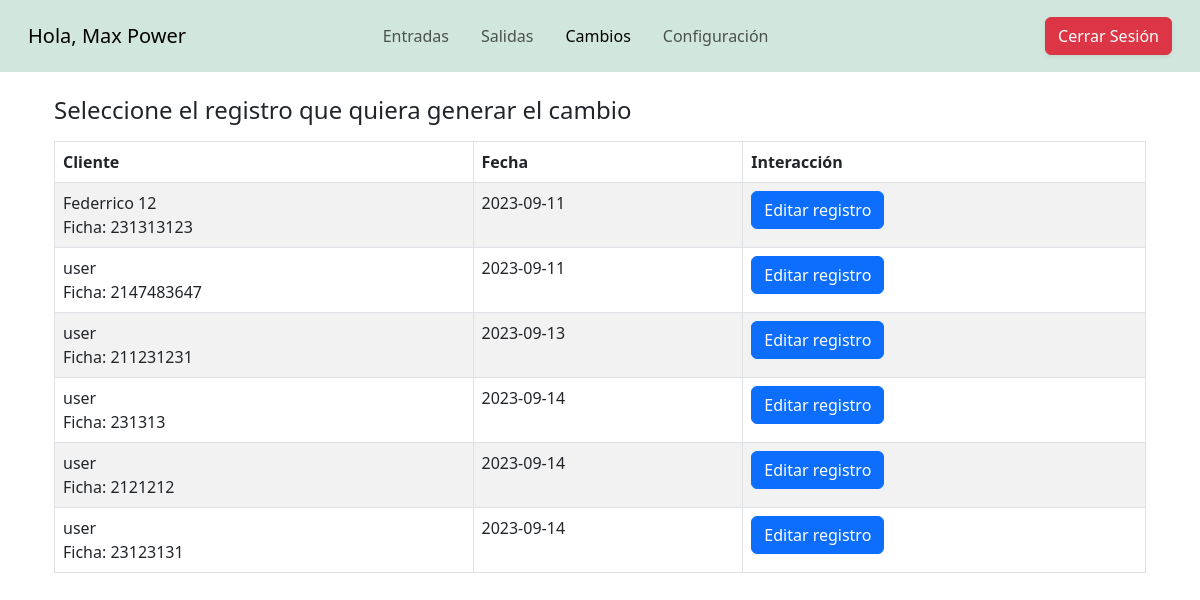
The app's page /views/cambios.php (signed in) with its own data.
### tables this page shows
CREATE TABLE `movimiento` (
  `id` int(11) NOT NULL,
  `tipo_movimiento` enum('salida','entrada') NOT NULL,
  `tomador` int(50) NOT NULL,
  `elemento` int(11) NOT NULL,
  `ficha` int(11) NOT NULL,
  `cantidad` int(11) NOT NULL,
  `observacion` text NOT NULL,
  `fecha` date NOT NULL DEFAULT current_timestamp()
);

CREATE TABLE `usuarios` (
  `id` int(50) NOT NULL,
  `user` varchar(50) NOT NULL,
  `telefono` varchar(15) NOT NULL,
  `password` varchar(32) NOT NULL,
  `email` varchar(50) NOT NULL,
  `rol` varchar(10) NOT NULL
);

### views/cambios.php (the view, shortened to what this page needs)
<?php session_start();
include("../controllers/dbConection.php"); ?>
<!DOCTYPE html>
<html lang="es">
<head>
  <link rel="stylesheet" href="../csss/bootstrap/css/bootstrap.min.css" />
  <link rel="stylesheet" href="../csss/DataTables/Responsive-2.5.0/css/responsive.dataTables.min.css">
  <link href="../csss/DataTables/datatables.min.css" rel="stylesheet">
  <link rel="stylesheet" href="../csss/generalStyles.css">
</head>
<body>
  <nav class="navbar navbar-expand-lg navbar-light bg-success-subtle p-3">
    <div class="container-fluid">
      <a class="navbar-brand" href="#">
        <?php
        echo "Hola, ";
        echo $_SESSION["nombre"];
        ?>
      </a>
      <div class=" collapse navbar-collapse" id="navbarNavDropdown">
        <ul class="navbar-nav ms-auto ">
          <li class="nav-item">
            <a class="nav-link mx-2" href="entradas.php">Entradas</a>
          </li>
          <li class="nav-item">
            <a class="nav-link mx-2" href="salidas.php">Salidas</a>
          </li>
          <li class="nav-item">
            <a class="nav-link mx-2 active" aria-current="page" href="#">Cambios</a>
          </li>
          <li class="nav-item">
            <a class="nav-link mx-2" href="configuracion.php">Configuración</a>
          </li>
        </ul>
        <ul class="navbar-nav ms-auto d-none d-lg-inline-flex">
          <li class="nav-item mx-2">
            <a class="nav-link text-dark h5" href="" target="blank"><i class="fab fa-google-plus-square"></i></a>
          </li>
          <li class="nav-item mx-2">
            <a class="nav-link text-dark h5" href="" target="blank"><i class="fab fa-twitter"></i></a>
          </li>
          <li class="nav-item mx-2">
            <a class="nav-link text-dark h5" href="" target="blank"><i class="fab fa-facebook-square"></i></a>
          </li>
        </ul>
      </div>
      <div>
        <button class="btn btn-danger shadow-sm">
          <a class="text-decoration-none text-white" href="../controllers/logout.php">Cerrar Sesión</a>
        </button>
      </div>
    </div>
  </nav>
  <div class="container p-4">
    <h4 class="mb-3">Seleccione el registro que quiera generar el cambio</h4>
    <table class="table table-bordered table-striped table-hover table-small table-responsive" style="width: 100%;">
      <thead>
        <th>Cliente</th>
        <th>Fecha</th>
        <th>Interacción</th>
      </thead>
      <tbody>
        <?php $data = $conexion->query("SELECT m.*, u.* FROM movimiento as m JOIN usuarios as u ON m.tomador = u.id WHERE m.tipo_movimiento='salida' GROUP BY m.fecha, m.ficha, m.tomador");
        while ($tableData = $data->fetch_object()) { ?>
          <tr>
            <td><?= $tableData->user ?> <br> Ficha: <?= $tableData->ficha ?></td>
            <td><?= $tableData->fecha ?></td>
            <td><a class="btn btn-small btn-primary" data-bs-toggle="modal" data-bs-target="#historyEdit" data-user="<?= $tableData->id ?>" data-fecha="<?= $tableData->fecha ?>" data-ficha="<?= $tableData->ficha ?>">Editar registro</a></td>
          </tr>
        <?php } ?>
      </tbody>
    </table>
  </div>
</body>
</html>

### csss/generalStyles.css (style rules this page uses)
:root { --colorA: #1F5C00; --colorB:#ffffff; --senaGreen: #39a900; --colorC: #39a900; --colorD: #231b8d; --colorE: #A86608; --colorTitle: #47cc04; }
body { background-attachment: fixed; background-size: cover; background-repeat: no-repeat; background-position: center center; }

### records on screen
movimiento: tomador.user "Federrico 12", ficha "231313123", fecha "2023-09-11"
movimiento: tomador.user "user", ficha "2147483647", fecha "2023-09-11"
movimiento: tomador.user "user", ficha "211231231", fecha "2023-09-13"
movimiento: tomador.user "user", ficha "231313", fecha "2023-09-14"
movimiento: tomador.user "user", ficha "2121212", fecha "2023-09-14"
movimiento: tomador.user "user", ficha "23123131", fecha "2023-09-14"

### other values on screen
$_SESSION["nombre"] "Max Power"
